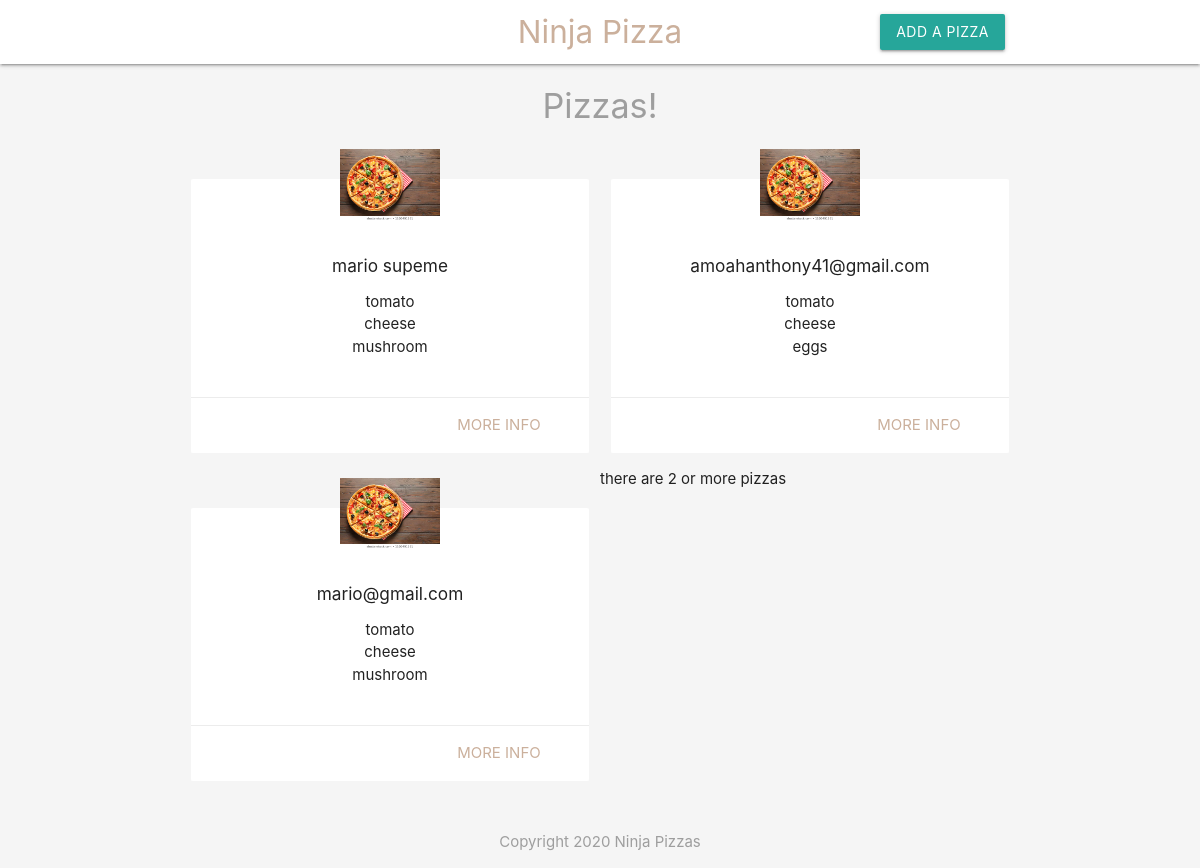
The page / on the database its author committed.
### tables this page shows
CREATE TABLE `pizzas` (
  `id` int(11) NOT NULL,
  `title` varchar(255) NOT NULL,
  `ingredients` varchar(255) NOT NULL,
  `email` varchar(255) NOT NULL,
  `created_at` timestamp NOT NULL DEFAULT current_timestamp()
);

### index.php (the view, shortened to what this page needs)
<?php
	$conn = mysqli_connect('localhost','Prince', '12345','ninja_pizza');
		$sql = 'SELECT title, ingredients, id FROM pizzas ORDER BY created_at';
		$result = mysqli_query($conn, $sql);
		$pizzas = mysqli_fetch_all($result, MYSQLI_ASSOC);
 ?>
 <!DOCTYPE html>
 <html>
 <?php include ('header.php'); ?>
 <h4 class="center grey-text">Pizzas!</h4>
 <div class="container">
 	<div class="row">
 		<?php foreach ($pizzas as $pizza) { ?>
 			<div class="col s6 md3">
 				<div class="card z-depth-0">
 					<img src="images/pizza123.webp" class="pizza">
 					<div class="card-content center">
 						<h6><?php echo htmlspecialchars($pizza['title']); ?></h6>
 						<ul>
 							<?php  foreach(explode(',', $pizza['ingredients']) as $ing){ ?>
 								<li><?php echo 'htmlspecialchars'($ing); ?></li>
 							<?php } ?>
 						</ul>
 					</div>
 					<div class="card-action right-align">
 						<a class="brand-text" href="details.php?id=<?php echo $pizza['id'] ?>">more info</a>
 					</div>
 				</div>
 			</div>
 		<?php } ?>
 		<?php if(count($pizzas) >= 2): ?>
 			<p>there are 2 or more pizzas</p>
 		<?php else : ?>
 				<p>there are less than 2 pizzas</p>
 		<?php endif; ?>
 	</div>
 </div>
 <?php include ('footer.php'); ?>
 </body>

### header.php (shortened to what this page needs)
<head>
   <link rel="stylesheet" href="https://cdnjs.cloudflare.com/ajax/libs/materialize/1.0.0/css/materialize.min.css">
</head>
<body class="grey lighten-4">
	<nav class="white z-depyh-0">
		<div class="container">
			<a href="index.php" class="brand-logo brand-text center " >Ninja Pizza</a>
			<ul id="nav-mobile" class="right hide-on-small-and-down">
				<li><a href="add.php" class="btn brand- z-depyh-0">Add a Pizza</a></li>
			</ul>
		</div>
	</nav>

### footer.php
<footer class="section">
	<div class="center grey-text">Copyright 2020 Ninja Pizzas</div>
</footer>
</html>

### header.php (style rules this page uses)
.brand-text { color: #cbb09c !important; }
.pizza { width: 100px; margin: 40px auto -30px; display: block; position: relative; top:-30px; }
.white { color: white; }

### rows shown on the page
pizzas: title "mario supeme", ingredients "tomato", ingredients "cheese", ingredients "mushroom"
pizzas: title "amoahanthony41@gmail.com", ingredients "tomato", ingredients "cheese", ingredients "eggs"
pizzas: title "mario@gmail.com", ingredients "tomato", ingredients "cheese", ingredients "mushroom"
